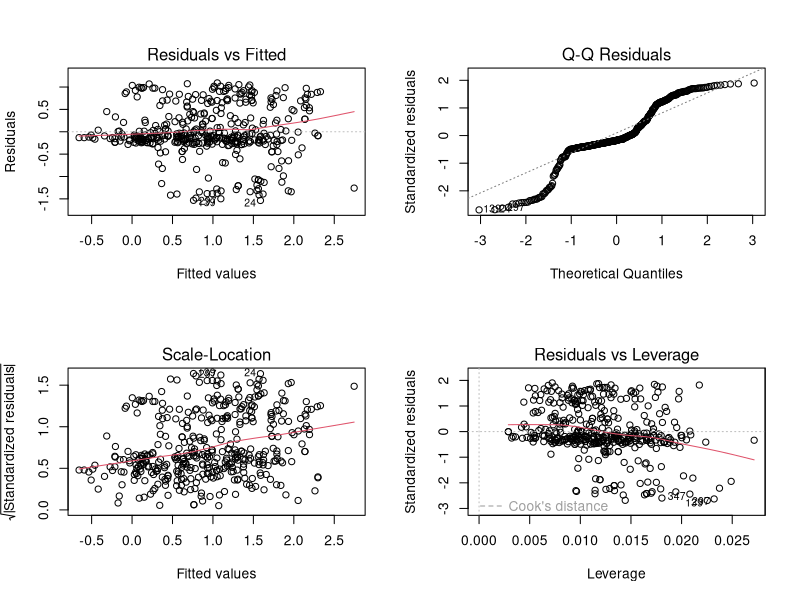
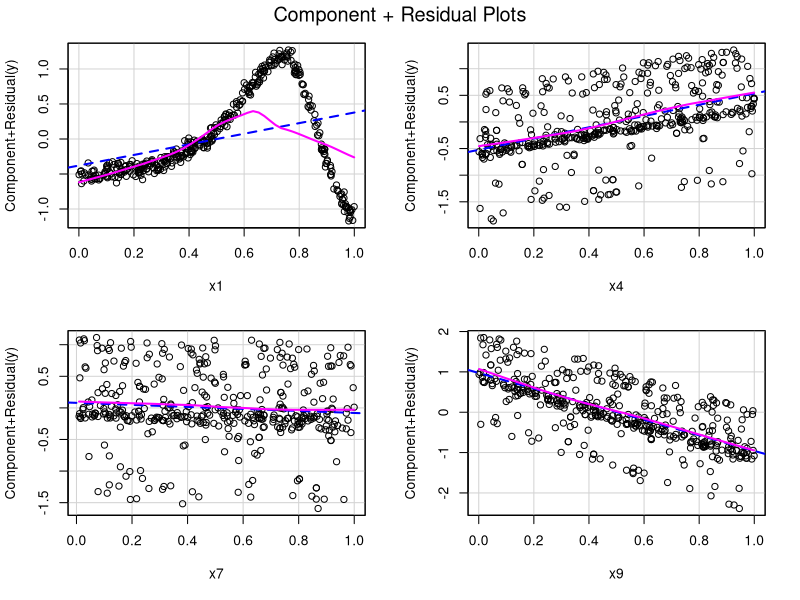
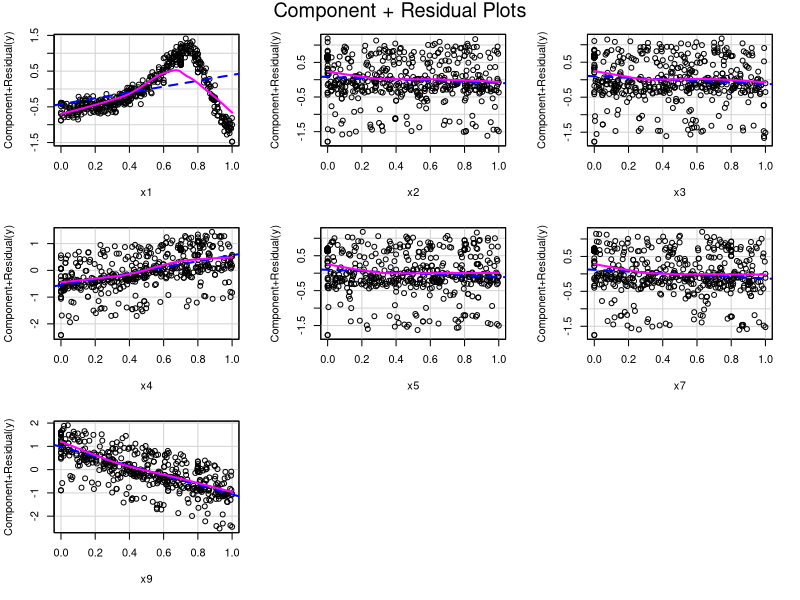

These figures' R source, in order:
## ---- chunk 1


data <- read.csv("NewData.csv", header = TRUE, stringsAsFactors = FALSE, sep = ",")


data$Date <- as.POSIXct(data$Date, format = "%Y-%m-%d-%H:%M:%S")

# View the first few rows 
head(data)

## ---- chunk 2
summary(data)
## ---- chunk 3
# Fit the linear model
model <- lm(y ~ x1 + x2 + x3 + x4 + x5 + x6 + x7 + x8 + x9 + x10 + x11, data = data)

summary(model)

## ---- chunk 4
# Fit the linear model
model <- lm(y ~ x1 + x4 + x7 + x9 , data = data)

# Check the summary of the model
summary(model)
## ---- chunk 5
par(mfrow = c(2, 2))  # Set up the plotting area to display 4 plots in a 2x2 grid
plot(model)
## ---- chunk 6
install.packages("car")
library(car)
crPlots(model)
## ---- chunk 7
max_value <- max(data$y, na.rm = TRUE)
max_value
## ---- chunk 8
data_subset <- data[c("x1", "x4","x7","x9", "y")]
data_sorted_desc <- data_subset[order(data_subset$y, decreasing = TRUE), ]
head(data_sorted_desc)
## ---- chunk 9

data2 <- read.csv("NewDatawithmyhandData.csv", header = TRUE, stringsAsFactors = FALSE, sep = ",")


data2$Date <- as.POSIXct(data2$Date, format = "%Y-%m-%d-%H:%M:%S")

head(data2)

## ---- chunk 10

# Fit the linear model
model2 <- lm(y ~ x1 + x2 + x3 + x4 + x5 + x6 + x7 + x8 + x9 + x10 + x11, data = data2)

summary(model2)

## ---- chunk 11
# Fit the linear model
model3 <- lm(y ~ x1 + x2 + x3 + x4 + x5 +x7+ x9, data = data2)
summary(model3)
crPlots(model3)
## ---- chunk 12
max_value <- max(data2$y, na.rm = TRUE)
max_value
## ---- chunk 13
data_subset <- data2[c("x1", "x4","x7","x9", "y")]
data_sorted_desc2 <- data_subset[order(data_subset$y, decreasing = TRUE), ]
head(data_sorted_desc2)
